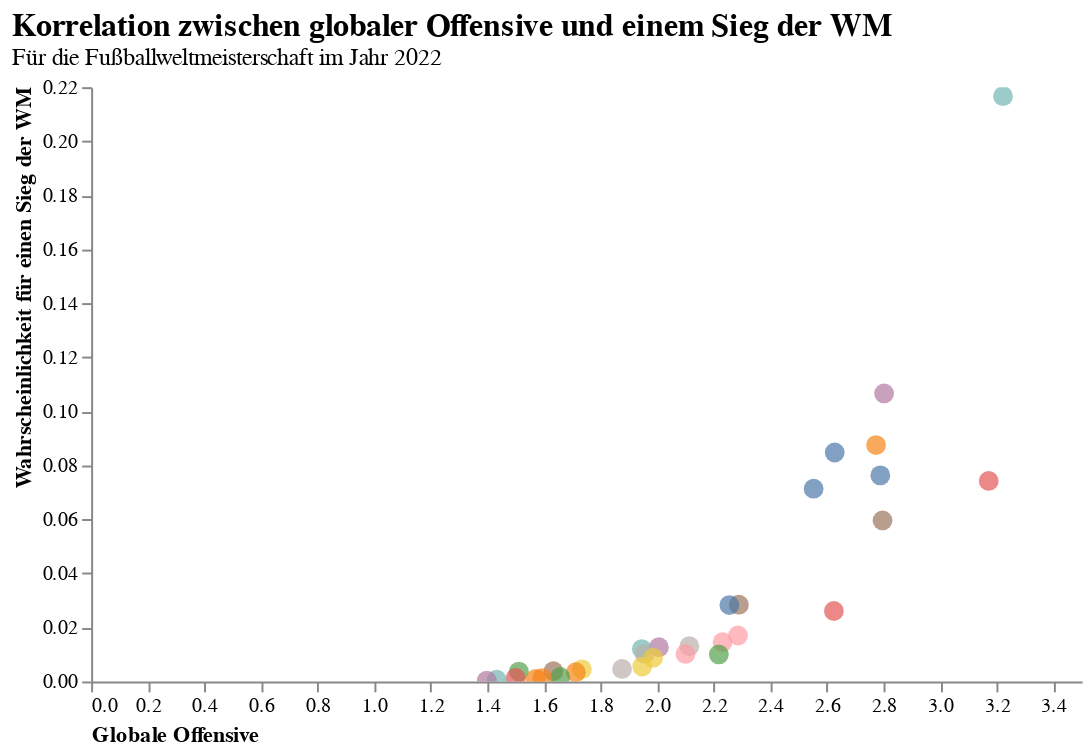

Here is the notebook cell this chart was saved with:
### Code cell
%matplotlib inline
import altair as alt

# Visualize the data
alt.Chart(df).mark_circle(size=100).encode(
    x=alt.X('global_o',
            axis=alt.Axis(title='Globale Offensive',
                          labelAngle=0,
                          titleAnchor='start',
                          grid=False)),
    y=alt.Y('win_league',
            axis=alt.Axis(title='Wahrscheinlichkeit für einen Sieg der WM',
                          titleAnchor='end',
                          grid=False)),
    color=alt.Color('team', legend=None),
    tooltip=['team', 'global_o', 'win_league']

).properties(
    title={'text':'Korrelation zwischen globaler Offensive und einem Sieg der WM','subtitle':'Für die Fußballweltmeisterschaft im Jahr 2022'},  
    width=500,
    height=300
).configure_view(
    strokeWidth=0
).configure_title( 
    fontSize=16,
    font='Arial',
    color='black',
    anchor='start'
).interactive()

### Figure 1 — Vega-Lite specification as saved in the notebook (floating-point values rounded to 4 significant figures)
{"config": {"view": {"continuousWidth": 400, "continuousHeight": 300, "strokeWidth": 0}, "title": {"anchor": "start", "color": "black", "font": "Arial", "fontSize": 16}}, "data": {"name": "data-56baa678e382e6af0ea107f7f4af628d"}, "mark": {"type": "circle", "size": 100}, "encoding": {"color": {"field": "team", "legend": null, "type": "nominal"}, "tooltip": [{"field": "team", "type": "nominal"}, {"field": "global_o", "type": "quantitative"}, {"field": "win_league", "type": "quantitative"}], "x": {"axis": {"grid": false, "labelAngle": 0, "title": "Globale Offensive", "titleAnchor": "start"}, "field": "global_o", "type": "quantitative"}, "y": {"axis": {"grid": false, "title": "Wahrscheinlichkeit für einen Sieg der WM", "titleAnchor": "end"}, "field": "win_league", "type": "quantitative"}}, "height": 300, "selection": {"selector004": {"type": "interval", "bind": "scales", "encodings": ["x", "y"]}}, "title": {"text": "Korrelation zwischen globaler Offensive und einem Sieg der WM", "subtitle": "Für die Fußballweltmeisterschaft im Jahr 2022"}, "width": 500, "$schema": "https://vega.github.io/schema/vega-lite/v4.17.0.json", "datasets": {"data-56baa678e382e6af0ea107f7f4af628d": [{"forecast_timestamp": "2022-11-16T16:00:55+00:00", "team": "Brazil", "group": "G", "spi": 93.55, "global_o": 3.222, "global_d": 0.2963, "sim_wins": 2.115, "sim_ties": 0.5946, "sim_losses": 0.2907, "sim_goal_diff": 4.463, "goals_scored": 6.302, "goals_against": 1.839, "group_1": 0.7164, "group_2": 0.1941, "group_3": 0.06846, "group_4": 0.02109, "make_round_of_16": 0.9104, "make_quarters": 0.6887, "make_semis": 0.4638, "make_final": 0.3248, "win_league": 0.2167, "timestamp": "2022-12-14T20:56:18+00:00"}, {"forecast_timestamp": "2022-11-16T16:00:55+00:00", "team": "Spain", "group": "E", "spi": 89.51, "global_o": 2.802, "global_d": 0.3863, "sim_wins": 1.763, "sim_ties": 0.6977, "sim_losses": 0.5392, "sim_goal_diff": 2.88, "goals_scored": 5.468, "goals_against": 2.588, "group_1": 0.4684, "group_2": 0.3385, "group_3": 0.1542, "group_4": 0.03896, "make_round_of_16": 0.8069, "make_quarters": 0.5558, "make_semis": 0.3028, "make_final": 0.1886, "win_league": 0.1066, "timestamp": "2022-12-14T20:56:18+00:00"}, {"forecast_timestamp": "2022-11-16T16:00:55+00:00", "team": "France", "group": "D", "spi": 87.71, "global_o": 2.774, "global_d": 0.4792, "sim_wins": 1.784, "sim_ties": 0.735, "sim_losses": 0.4807, "sim_goal_diff": 2.965, "goals_scored": 5.307, "goals_against": 2.342, "group_1": 0.5536, "group_2": 0.2733, "group_3": 0.1233, "group_4": 0.04986, "make_round_of_16": 0.8269, "make_quarters": 0.5405, "make_semis": 0.3313, "make_final": 0.1719, "win_league": 0.0875, "timestamp": "2022-12-14T20:56:18+00:00"}, {"forecast_timestamp": "2022-11-16T16:00:55+00:00", "team": "Argentina", "group": "C", "spi": 87.21, "global_o": 2.628, "global_d": 0.4317, "sim_wins": 1.837, "sim_ties": 0.732, "sim_losses": 0.4313, "sim_goal_diff": 3.169, "goals_scored": 5.335, "goals_against": 2.165, "group_1": 0.5972, "group_2": 0.2427, "group_3": 0.1129, "group_4": 0.0471, "make_round_of_16": 0.8399, "make_quarters": 0.5309, "make_semis": 0.3276, "make_final": 0.1594, "win_league": 0.08476, "timestamp": "2022-12-14T20:56:18+00:00"}, {"forecast_timestamp": "2022-11-16T16:00:55+00:00", "team": "Portugal", "group": "H", "spi": 87.77, "global_o": 2.789, "global_d": 0.4829, "sim_wins": 1.742, "sim_ties": 0.7474, "sim_losses": 0.5105, "sim_goal_diff": 2.808, "goals_scored": 5.189, "goals_against": 2.382, "group_1": 0.5346, "group_2": 0.2763, "group_3": 0.1347, "group_4": 0.05445, "make_round_of_16": 0.8109, "make_quarters": 0.4558, "make_semis": 0.2603, "make_final": 0.1525, "win_league": 0.07629, "timestamp": "2022-12-14T20:56:18+00:00"}, {"forecast_timestamp": "2022-11-16T16:00:55+00:00", "team": "Germany", "group": "E", "spi": 88.77, "global_o": 3.172, "global_d": 0.6192, "sim_wins": 1.66, "sim_ties": 0.6554, "sim_losses": 0.6847, "sim_goal_diff": 2.552, "goals_scored": 5.859, "goals_against": 3.306, "group_1": 0.4033, "group_2": 0.3609, "group_3": 0.1813, "group_4": 0.05448, "make_round_of_16": 0.7642, "make_quarters": 0.4958, "make_semis": 0.2483, "make_final": 0.1439, "win_league": 0.07425, "timestamp": "2022-12-14T20:56:18+00:00"}, {"forecast_timestamp": "2022-11-16T16:00:55+00:00", "team": "England", "group": "B", "spi": 85.96, "global_o": 2.553, "global_d": 0.4599, "sim_wins": 1.713, "sim_ties": 0.7942, "sim_losses": 0.4932, "sim_goal_diff": 2.629, "goals_scored": 4.877, "goals_against": 2.248, "group_1": 0.5544, "group_2": 0.2498, "group_3": 0.1299, "group_4": 0.06588, "make_round_of_16": 0.8043, "make_quarters": 0.5161, "make_semis": 0.29, "make_final": 0.1469, "win_league": 0.07136, "timestamp": "2022-12-14T20:56:18+00:00"}, {"forecast_timestamp": "2022-11-16T16:00:55+00:00", "team": "Netherlands", "group": "A", "spi": 86.01, "global_o": 2.796, "global_d": 0.5897, "sim_wins": 1.732, "sim_ties": 0.7104, "sim_losses": 0.5574, "sim_goal_diff": 2.9, "goals_scored": 5.864, "goals_against": 2.964, "group_1": 0.5322, "group_2": 0.2578, "group_3": 0.1455, "group_4": 0.06442, "make_round_of_16": 0.7901, "make_quarters": 0.4899, "make_semis": 0.2666, "make_final": 0.1191, "win_league": 0.0596, "timestamp": "2022-12-14T20:56:18+00:00"}, {"forecast_timestamp": "2022-11-16T16:00:55+00:00", "team": "Denmark", "group": "D", "spi": 80.02, "global_o": 2.289, "global_d": 0.602, "sim_wins": 1.315, "sim_ties": 0.8394, "sim_losses": 0.8453, "sim_goal_diff": 0.9931, "goals_scored": 4.094, "goals_against": 3.1, "group_1": 0.2906, "group_2": 0.3578, "group_3": 0.2253, "group_4": 0.1263, "make_round_of_16": 0.6483, "make_quarters": 0.3325, "make_semis": 0.1686, "make_final": 0.06883, "win_league": 0.02842, "timestamp": "2022-12-14T20:56:18+00:00"}, {"forecast_timestamp": "2022-11-16T16:00:55+00:00", "team": "Uruguay", "group": "H", "spi": 80.9, "global_o": 2.255, "global_d": 0.5396, "sim_wins": 1.327, "sim_ties": 0.8623, "sim_losses": 0.8108, "sim_goal_diff": 1.067, "goals_scored": 3.966, "goals_against": 2.899, "group_1": 0.2982, "group_2": 0.3546, "group_3": 0.2291, "group_4": 0.1182, "make_round_of_16": 0.6527, "make_quarters": 0.2824, "make_semis": 0.1326, "make_final": 0.06615, "win_league": 0.02828, "timestamp": "2022-12-14T20:56:18+00:00"}, {"forecast_timestamp": "2022-11-16T16:00:55+00:00", "team": "Belgium", "group": "F", "spi": 82.49, "global_o": 2.625, "global_d": 0.6845, "sim_wins": 1.328, "sim_ties": 0.8056, "sim_losses": 0.8664, "sim_goal_diff": 1.04, "goals_scored": 4.715, "goals_against": 3.675, "group_1": 0.3564, "group_2": 0.2676, "group_3": 0.2126, "group_4": 0.1634, "make_round_of_16": 0.624, "make_quarters": 0.2737, "make_semis": 0.1203, "make_final": 0.06141, "win_league": 0.02608, "timestamp": "2022-12-14T20:56:18+00:00"}, {"forecast_timestamp": "2022-11-16T16:00:55+00:00", "team": "Croatia", "group": "F", "spi": 78.84, "global_o": 2.286, "global_d": 0.6552, "sim_wins": 1.157, "sim_ties": 0.85, "sim_losses": 0.9931, "sim_goal_diff": 0.3255, "goals_scored": 4.071, "goals_against": 3.745, "group_1": 0.2755, "group_2": 0.2687, "group_3": 0.2432, "group_4": 0.2126, "make_round_of_16": 0.5442, "make_quarters": 0.2141, "make_semis": 0.08819, "make_final": 0.04219, "win_league": 0.01702, "timestamp": "2022-12-14T20:56:18+00:00"}, {"forecast_timestamp": "2022-11-16T16:00:55+00:00", "team": "Switzerland", "group": "G", "spi": 77.65, "global_o": 2.231, "global_d": 0.6753, "sim_wins": 1.012, "sim_ties": 0.7929, "sim_losses": 1.195, "sim_goal_diff": -0.4922, "goals_scored": 3.613, "goals_against": 4.105, "group_1": 0.1346, "group_2": 0.3441, "group_3": 0.3075, "group_4": 0.2139, "make_round_of_16": 0.4786, "make_quarters": 0.2074, "make_semis": 0.0888, "make_final": 0.03948, "win_league": 0.01455, "timestamp": "2022-12-14T20:56:18+00:00"}, {"forecast_timestamp": "2022-11-16T16:00:55+00:00", "team": "USA", "group": "B", "spi": 74.83, "global_o": 2.114, "global_d": 0.7233, "sim_wins": 1.085, "sim_ties": 0.879, "sim_losses": 1.036, "sim_goal_diff": 0.07698, "goals_scored": 3.585, "goals_against": 3.508, "group_1": 0.2214, "group_2": 0.3081, "group_3": 0.2635, "group_4": 0.2069, "make_round_of_16": 0.5295, "make_quarters": 0.243, "make_semis": 0.1008, "make_final": 0.03517, "win_league": 0.01304, "timestamp": "2022-12-14T20:56:18+00:00"}, {"forecast_timestamp": "2022-11-16T16:00:55+00:00", "team": "Mexico", "group": "C", "spi": 74.3, "global_o": 2.006, "global_d": 0.6721, "sim_wins": 1.109, "sim_ties": 0.8611, "sim_losses": 1.03, "sim_goal_diff": 0.1582, "goals_scored": 3.621, "goals_against": 3.463, "group_1": 0.2072, "group_2": 0.3292, "group_3": 0.273, "group_4": 0.1906, "make_round_of_16": 0.5364, "make_quarters": 0.2221, "make_semis": 0.09943, "make_final": 0.03394, "win_league": 0.01268, "timestamp": "2022-12-14T20:56:18+00:00"}, {"forecast_timestamp": "2022-11-16T16:00:55+00:00", "team": "Senegal", "group": "A", "spi": 73.84, "global_o": 1.946, "global_d": 0.6493, "sim_wins": 1.103, "sim_ties": 0.8466, "sim_losses": 1.05, "sim_goal_diff": 0.1399, "goals_scored": 3.843, "goals_against": 3.703, "group_1": 0.2096, "group_2": 0.3017, "group_3": 0.2936, "group_4": 0.1951, "make_round_of_16": 0.5113, "make_quarters": 0.2315, "make_semis": 0.09563, "make_final": 0.03294, "win_league": 0.01199, "timestamp": "2022-12-14T20:56:18+00:00"}, {"forecast_timestamp": "2022-11-16T16:00:55+00:00", "team": "Ecuador", "group": "A", "spi": 72.74, "global_o": 1.956, "global_d": 0.7029, "sim_wins": 1.061, "sim_ties": 0.8331, "sim_losses": 1.106, "sim_goal_diff": -0.08847, "goals_scored": 3.806, "goals_against": 3.894, "group_1": 0.1901, "group_2": 0.2919, "group_3": 0.3046, "group_4": 0.2133, "make_round_of_16": 0.4821, "make_quarters": 0.2092, "make_semis": 0.08389, "make_final": 0.02817, "win_league": 0.01022, "timestamp": "2022-12-14T20:56:18+00:00"}, {"forecast_timestamp": "2022-11-16T16:00:55+00:00", "team": "Morocco", "group": "F", "spi": 75.62, "global_o": 2.1, "global_d": 0.679, "sim_wins": 1.007, "sim_ties": 0.8613, "sim_losses": 1.131, "sim_goal_diff": -0.2797, "goals_scored": 3.682, "goals_against": 3.962, "group_1": 0.2142, "group_2": 0.2505, "group_3": 0.2693, "group_4": 0.266, "make_round_of_16": 0.4647, "make_quarters": 0.1653, "make_semis": 0.06159, "make_final": 0.02701, "win_league": 0.01021, "timestamp": "2022-12-14T20:56:18+00:00"}, {"forecast_timestamp": "2022-11-16T16:00:55+00:00", "team": "Serbia", "group": "G", "spi": 75.84, "global_o": 2.218, "global_d": 0.7497, "sim_wins": 0.9161, "sim_ties": 0.7786, "sim_losses": 1.305, "sim_goal_diff": -0.9848, "goals_scored": 3.468, "goals_against": 4.453, "group_1": 0.1095, "group_2": 0.3034, "group_3": 0.3336, "group_4": 0.2534, "make_round_of_16": 0.4129, "make_quarters": 0.1659, "make_semis": 0.06658, "make_final": 0.02878, "win_league": 0.01, "timestamp": "2022-12-14T20:56:18+00:00"}, {"forecast_timestamp": "2022-11-16T16:00:55+00:00", "team": "Japan", "group": "E", "spi": 71.44, "global_o": 1.986, "global_d": 0.7807, "sim_wins": 0.9156, "sim_ties": 0.7601, "sim_losses": 1.324, "sim_goal_diff": -1.033, "goals_scored": 3.519, "goals_against": 4.552, "group_1": 0.1108, "group_2": 0.2341, "group_3": 0.4368, "group_4": 0.2183, "make_round_of_16": 0.3449, "make_quarters": 0.1576, "make_semis": 0.05775, "make_final": 0.02465, "win_league": 0.00876, "timestamp": "2022-12-14T20:56:18+00:00"}, {"forecast_timestamp": "2022-11-16T16:00:55+00:00", "team": "Canada", "group": "F", "spi": 71.59, "global_o": 1.947, "global_d": 0.7461, "sim_wins": 0.8221, "sim_ties": 0.8543, "sim_losses": 1.324, "sim_goal_diff": -1.086, "goals_scored": 3.267, "goals_against": 4.354, "group_1": 0.1539, "group_2": 0.2132, "group_3": 0.2749, "group_4": 0.358, "make_round_of_16": 0.3671, "make_quarters": 0.1148, "make_semis": 0.03869, "make_final": 0.01591, "win_league": 0.0055, "timestamp": "2022-12-14T20:56:18+00:00"}, {"forecast_timestamp": "2022-11-16T16:00:55+00:00", "team": "Poland", "group": "C", "spi": 68.28, "global_o": 1.876, "global_d": 0.8328, "sim_wins": 0.8488, "sim_ties": 0.833, "sim_losses": 1.318, "sim_goal_diff": -1.063, "goals_scored": 3.148, "goals_against": 4.211, "group_1": 0.1259, "group_2": 0.2533, "group_3": 0.3197, "group_4": 0.3011, "make_round_of_16": 0.3792, "make_quarters": 0.1294, "make_semis": 0.05029, "make_final": 0.01471, "win_league": 0.00463, "timestamp": "2022-12-14T20:56:18+00:00"}, {"forecast_timestamp": "2022-11-16T16:00:55+00:00", "team": "South Korea", "group": "H", "spi": 66.12, "global_o": 1.734, "global_d": 0.8109, "sim_wins": 0.8265, "sim_ties": 0.8559, "sim_losses": 1.318, "sim_goal_diff": -1.133, "goals_scored": 2.914, "goals_against": 4.047, "group_1": 0.1206, "group_2": 0.2357, "group_3": 0.3515, "group_4": 0.2922, "make_round_of_16": 0.3564, "make_quarters": 0.106, "make_semis": 0.03783, "make_final": 0.01429, "win_league": 0.00449, "timestamp": "2022-12-14T20:56:18+00:00"}, {"forecast_timestamp": "2022-11-16T16:00:55+00:00", "team": "Tunisia", "group": "D", "spi": 65.85, "global_o": 1.633, "global_d": 0.7408, "sim_wins": 0.7326, "sim_ties": 0.8659, "sim_losses": 1.402, "sim_goal_diff": -1.466, "goals_scored": 2.623, "goals_against": 4.089, "group_1": 0.09675, "group_2": 0.2119, "group_3": 0.349, "group_4": 0.3424, "make_round_of_16": 0.3086, "make_quarters": 0.1105, "make_semis": 0.04178, "make_final": 0.01166, "win_league": 0.00382, "timestamp": "2022-12-14T20:56:18+00:00"}, {"forecast_timestamp": "2022-11-16T16:00:55+00:00", "team": "Iran", "group": "B", "spi": 62.17, "global_o": 1.511, "global_d": 0.7856, "sim_wins": 0.7501, "sim_ties": 0.9078, "sim_losses": 1.342, "sim_goal_diff": -1.23, "goals_scored": 2.621, "goals_against": 3.851, "group_1": 0.1152, "group_2": 0.2269, "group_3": 0.3076, "group_4": 0.3503, "make_round_of_16": 0.3421, "make_quarters": 0.1269, "make_semis": 0.04371, "make_final": 0.01241, "win_league": 0.00365, "timestamp": "2022-12-14T20:56:18+00:00"}, {"forecast_timestamp": "2022-11-16T16:00:55+00:00", "team": "Wales", "group": "B", "spi": 65.58, "global_o": 1.713, "global_d": 0.8159, "sim_wins": 0.7236, "sim_ties": 0.8756, "sim_losses": 1.401, "sim_goal_diff": -1.476, "goals_scored": 2.679, "goals_against": 4.154, "group_1": 0.109, "group_2": 0.2152, "group_3": 0.299, "group_4": 0.3769, "make_round_of_16": 0.3241, "make_quarters": 0.1176, "make_semis": 0.03968, "make_final": 0.01153, "win_league": 0.00345, "timestamp": "2022-12-14T20:56:18+00:00"}, {"forecast_timestamp": "2022-11-16T16:00:55+00:00", "team": "Cameroon", "group": "G", "spi": 64.16, "global_o": 1.657, "global_d": 0.8288, "sim_wins": 0.5109, "sim_ties": 0.7256, "sim_losses": 1.763, "sim_goal_diff": -2.986, "goals_scored": 2.306, "goals_against": 5.292, "group_1": 0.03952, "group_2": 0.1585, "group_3": 0.2905, "group_4": 0.5115, "make_round_of_16": 0.198, "make_quarters": 0.05796, "make_semis": 0.01791, "make_final": 0.00597, "win_league": 0.00167, "timestamp": "2022-12-14T20:56:18+00:00"}, {"forecast_timestamp": "2022-11-16T16:00:55+00:00", "team": "Saudi Arabia", "group": "C", "spi": 56.87, "global_o": 1.5, "global_d": 0.9912, "sim_wins": 0.5972, "sim_ties": 0.7902, "sim_losses": 1.613, "sim_goal_diff": -2.264, "goals_scored": 2.553, "goals_against": 4.818, "group_1": 0.06973, "group_2": 0.1748, "group_3": 0.2944, "group_4": 0.4612, "make_round_of_16": 0.2445, "make_quarters": 0.06913, "make_semis": 0.02164, "make_final": 0.00516, "win_league": 0.00132, "timestamp": "2022-12-14T20:56:18+00:00"}, {"forecast_timestamp": "2022-11-16T16:00:55+00:00", "team": "Australia", "group": "D", "spi": 60.83, "global_o": 1.594, "global_d": 0.9111, "sim_wins": 0.5515, "sim_ties": 0.7925, "sim_losses": 1.656, "sim_goal_diff": -2.493, "goals_scored": 2.369, "goals_against": 4.862, "group_1": 0.05911, "group_2": 0.1571, "group_3": 0.3024, "group_4": 0.4814, "make_round_of_16": 0.2162, "make_quarters": 0.065, "make_semis": 0.02062, "make_final": 0.00454, "win_league": 0.00124, "timestamp": "2022-12-14T20:56:18+00:00"}, {"forecast_timestamp": "2022-11-16T16:00:55+00:00", "team": "Qatar", "group": "A", "spi": 51.0, "global_o": 1.571, "global_d": 1.316, "sim_wins": 0.5655, "sim_ties": 0.6868, "sim_losses": 1.748, "sim_goal_diff": -2.951, "goals_scored": 3.119, "goals_against": 6.07, "group_1": 0.06806, "group_2": 0.1485, "group_3": 0.2563, "group_4": 0.5271, "make_round_of_16": 0.2166, "make_quarters": 0.06588, "make_semis": 0.0184, "make_final": 0.00399, "win_league": 0.00096, "timestamp": "2022-12-14T20:56:18+00:00"}, {"forecast_timestamp": "2022-11-16T16:00:55+00:00", "team": "Ghana", "group": "H", "spi": 58.63, "global_o": 1.433, "global_d": 0.8581, "sim_wins": 0.4673, "sim_ties": 0.8088, "sim_losses": 1.724, "sim_goal_diff": -2.741, "goals_scored": 1.999, "goals_against": 4.74, "group_1": 0.04662, "group_2": 0.1334, "group_3": 0.2848, "group_4": 0.5352, "make_round_of_16": 0.18, "make_quarters": 0.03586, "make_semis": 0.00945, "make_final": 0.00284, "win_league": 0.00063, "timestamp": "2022-12-14T20:56:18+00:00"}, {"forecast_timestamp": "2022-11-16T16:00:55+00:00", "team": "Costa Rica", "group": "E", "spi": 55.46, "global_o": 1.398, "global_d": 0.9539, "sim_wins": 0.2985, "sim_ties": 0.6128, "sim_losses": 2.089, "sim_goal_diff": -4.399, "goals_scored": 1.809, "goals_against": 6.207, "group_1": 0.01743, "group_2": 0.06655, "group_3": 0.2277, "group_4": 0.6883, "make_round_of_16": 0.08398, "make_quarters": 0.0229, "make_semis": 0.0051, "make_final": 0.00132, "win_league": 0.00032, "timestamp": "2022-12-14T20:56:18+00:00"}]}}
